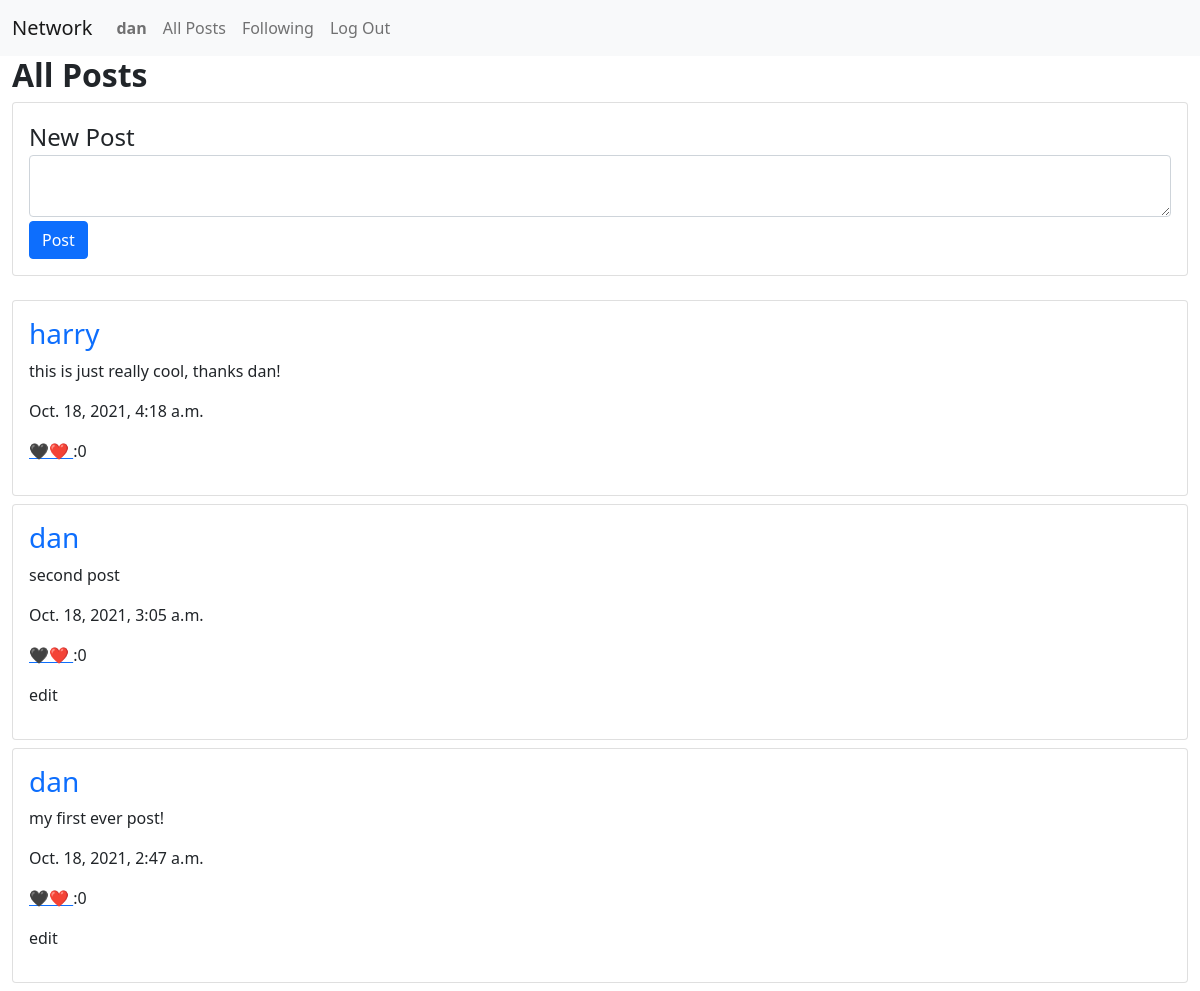
/ (signed in), run on the app's committed database.
### network/models.py (models this page shows, shortened)
class User(AbstractUser):
    def get_followers(self):
        """return query of followers"""
        return [x.follower for x in Follow.objects.all() if x.following == self]

class Post(models.Model):
    user = models.ForeignKey("User", on_delete=models.CASCADE, related_name="post_user")
    body = models.TextField()
    timestamp = models.DateTimeField(auto_now_add=True)
    likes = models.IntegerField(default=0)

### network/views.py (the view)
# urls.py: path("", views.index, name="index"),
def index(request):
    posts = Post.objects.all().order_by("-timestamp")
    return render(request, "network/index.html", {
        "posts": posts
    })

### network/templates/network/index.html (shortened to what this page needs)
{% extends "network/layout.html" %}
{% block body %}
    <h2 class="fw-bold">All Posts</h2>
    {% if user.is_authenticated %}
    <div class="card">
        <div class="card-body px-3">
            <form class="row gap-1" action="{% url 'new' %}" method="post">
                <div class="col-md-12">
                    <label class="fs-4" for="new-post-textarea">New Post</label>
                    <textarea class="form-control" name="body"></textarea>
                </div>
                <div class="col-12">
                    <input class="btn btn-primary" type="submit" value="Post">
                </div>
            </form>
        </div>
    </div>
    {% endif %}
    <br>
    {% for post in posts %}
        {% include "network/post_layout.html" %}
    {% endfor %}
{% endblock %}

### network/templates/network/layout.html (shortened to what this page needs)
{% load static %}
<!DOCTYPE html>
<html lang="en">
    <head>
        <link href="https://cdn.jsdelivr.net/npm/bootstrap@5.1.3/dist/css/bootstrap.min.css" rel="stylesheet"
>
        <link href="{% static 'network/styles.css' %}" rel="stylesheet">
    </head>
    <body>
        <nav class="navbar navbar-expand-lg navbar-light bg-light">
            <div class="container-fluid">
                <a class="navbar-brand" href="{% url 'index' %}">Network</a>
                <div class="collapse navbar-collapse">
                    <ul class="navbar-nav me-auto">
                        {% if user.is_authenticated %}
                            <li class="nav-item">
                                <a class="nav-link" href="{% url 'profile' user.id%}"><strong>{{ request.user.username }}</strong></a>
                            </li>
                        {% endif %}
                        <li class="nav-item">
                        <a class="nav-link" href="{% url 'index' %}">All Posts</a>
                        </li>
                        {% if user.is_authenticated %}
                            <li class="nav-item">
                                <a class="nav-link" href="{% url 'follow' %}">Following</a>
                            </li>
                            <li class="nav-item">
                                <a class="nav-link" href="{% url 'logout' %}">Log Out</a>
                            </li>
                        {% endif %}
                    </ul>
                </div>
            </div>
        </nav>
        <div class="container-fluid">
            {% block body %}
            {% endblock %}
        </div>
    </body>
</html>

### network/templates/network/post_layout.html
{% load static %}
<div class="card mb-2">
    <div class="card-body px-3">
        <h3>
            <a class="text-decoration-none" href="{% url 'profile' post.user.id %}">
                {{ post.user.username }}
            </a>
        </h3>
        <p>{{ post.body }}</p>
        <p>{{ post.timestamp }}</p>
        {% if user.is_authenticated %}
            <p>
                <a href="{% url 'index' %}">
                    🖤❤️
                </a>
                :{{ post.likes }}
            </p>
        {% else %}
            <p>
                Likes:
                {{ post.likes }}
            </p>
        {% endif %}
        {% if post.user == request.user %}
        <p>edit</p>
        {% endif %}
    </div>
</div>

### data on the page
User: user.username "dan"
Post: user.username "harry", body "this is just really cool, thanks dan!", timestamp "Oct. 18, 2021, 4:18 a.m.", likes "0"
Post: user.username "dan", body "second post", timestamp "Oct. 18, 2021, 3:05 a.m.", likes "0", shows "edit"
Post: user.username "dan", body "my first ever post!", timestamp "Oct. 18, 2021, 2:47 a.m.", likes "0", shows "edit"
